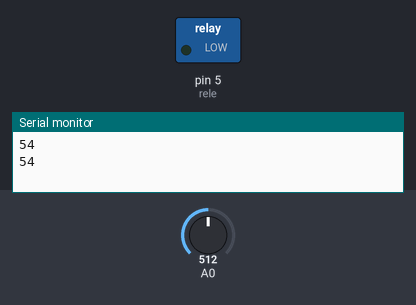
The sketch below on a simulated Arduino Uno, built with avr-gcc and run on an emulated ATmega328P. Shown: switched loads named in the sketch (green lamp = pin HIGH), the last lines printed to the serial monitor. The inputs (shaded band) are chosen by the test bench; at power-on: A0 = 512.

Above: at 3.2 s.
3.3 s: A0 set to 477
6.5 s: A0 set to 445
At 7.7 s:
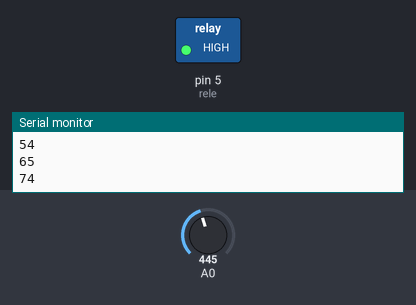
9.7 s: A0 set to 511
At 11.2 s:
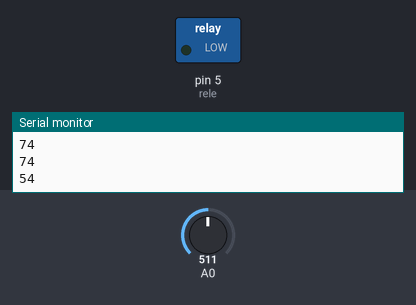
12.9 s: A0 set to 306
At 16.1 s:
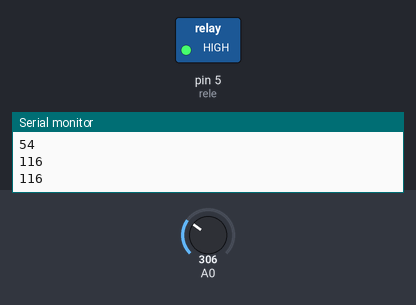
Timing chart, 0 to 17.5 s (numbered marks = the images above; inputs shaded):
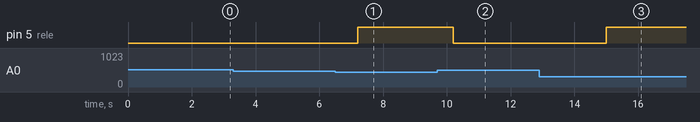

The sketch:

sketch_dec5a.ino
```cpp
// Alterar estes valores baseando-se no seu projeto e nos seus testes ;)
const int rele = 5;
const int seco = 686;
const int molhado = 360;
const int tempoDeRega = 2400; // Equivale a 4min
// ------------------------------------------------

void setup() {
   Serial.begin(9600);
   pinMode(rele, OUTPUT);
}

void loop() {
  //Lendo valor do sensor
  int valorSensor = analogRead(A0);

  //Mapeando o valor do sensor para novos valores mais compreensiveis
  int porcentagem = map(valorSensor, molhado, seco, 100, 0);
  Serial.println(porcentagem);

  if(porcentagem >= 70){ // Nao rega
    digitalWrite(rele, HIGH);
    delay(1000);
   }
   else{
    digitalWrite(rele, LOW); // Inicia a rega e espera 4 min
    delay(tempoDeRega);
   }

}
```

Measured:
- the behaviour switches between 462 and 461 on A0 (found by bisection; images 0 and 1)
- after the input at 6.5 s, pin 5 (rele): LOW → HIGH after 0.70 s
- after the input at 9.7 s, pin 5 (rele): HIGH → LOW after 0.50 s
- after the input at 12.9 s, pin 5 (rele): LOW → HIGH after 2.1 s
